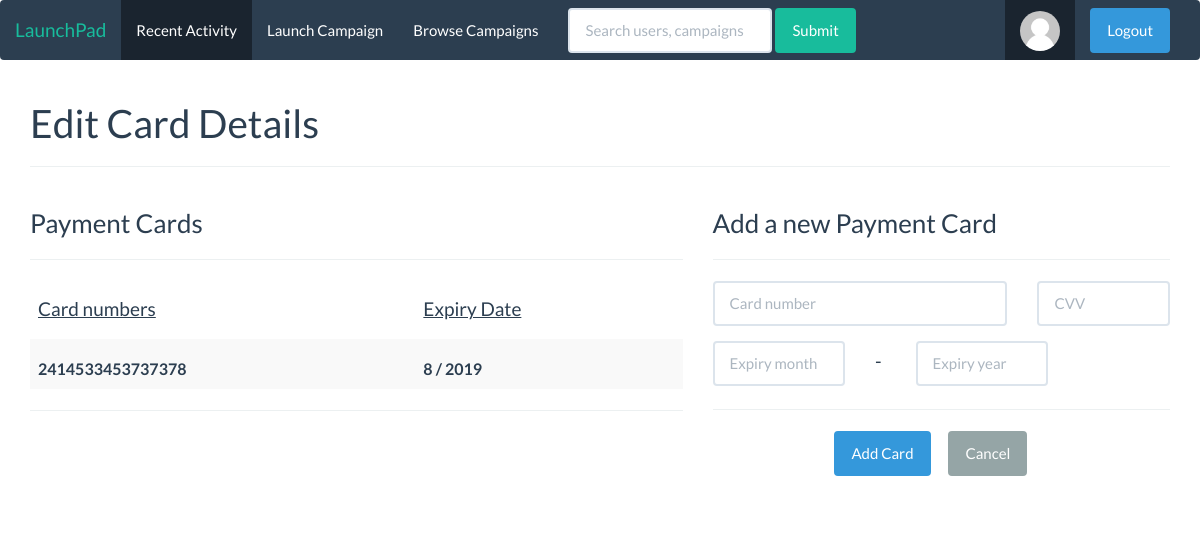
Page /add_creditcard.php (signed in) on the committed database.
### tables this page shows
CREATE TABLE `creditcard` (
  `uname` varchar(45) NOT NULL,
  `ccno` varchar(16) NOT NULL,
  `cvv` int(3) NOT NULL,
  `exp_date_month` int(11) NOT NULL,
  `exp_date_year` year(4) NOT NULL
);

### add_creditcard.php (the view, shortened to what this page needs)
<html>
<head>
    <link href="https://maxcdn.bootstrapcdn.com/bootswatch/3.3.7/flatly/bootstrap.min.css" rel="stylesheet">
</head>
<body>
<?php
require 'navbar.php';
$user_name = $_SESSION['user_session'];
$query = $conn->query("select * from creditcard where uname='$user_name'");
?>
<div class="container">
    <h1>Edit Card Details</h1>
  	<hr>
  		<form method="post" enctype="multipart/form-data" class="form-horizontal">
		<div class="row">
      		<div class="col-md-7 personal-info">
        	<h3>Payment Cards</h3>
        	<hr>
          <table class="table table-striped table-hover ">
            <thead>
              <tr>
                <th><u><h4>Card numbers</h4></u></th>
                <th><u><h4>Expiry Date</h4></u></th>
              </tr>
            </thead>
            <tbody>
              <?php
                while($row_credit = mysqli_fetch_array($query))
                {
                  echo '<tr>
                        <td><label class="control-label">'.$row_credit['ccno'].'</label></td>
                        <td><label class="control-label">'.$row_credit['exp_date_month'].'
                        / '.$row_credit['exp_date_year'].'</label></td>
                        </tr>';
                }
              ?>
            </tbody>
          </table>
          <hr>
          </div>
          <div class="col-md-5 personal-info">
          <h3>Add a new Payment Card</h3>
          <hr>
          	<div class="form-group">
            	<div class="col-lg-8">
              	<input class="form-control" type="text" placeholder="Card number" required="" name="cc_new" maxlength="16">
            	</div>
              <div class="col-lg-4">
                <input class="form-control" type="password" placeholder="CVV" required="" name="cvv_new" maxlength="3">
              </div>
              <div class="col-lg-4" style="margin-top: 15px;">
                <input class="form-control" type="numeric" placeholder="Expiry month" required="" name="edm_new" maxlength="2">
              </div>
              <div class="col-lg-1" style="margin-top: 15px;">
                <label ><h4>-</h4></label>
              </div>
              <div class="col-lg-4" style="margin-top: 15px;">
                <input class="form-control" type="numeric" placeholder="Expiry year" required="" name="edy_new" maxlength="4">
              </div>
          	</div>
            <hr>
          	<div class="form-group">
            <label class="col-md-3 control-label"></label>
            	<div class="col-md-8">
              	<button type="Submit" class="btn btn-info" style="margin-right: 15px;" name="btn_save">Add Card</button>
              	<a href="user_profile.php"><button type="button" class="btn btn-default">Cancel</button></a>
            	</div>
          	</div>
      </div>
  </div>
  </form>
</div>
</body>
</html>

### rows in the picture
creditcard: ccno "2414533453737378", exp_date_month "8", exp_date_year "2019"
